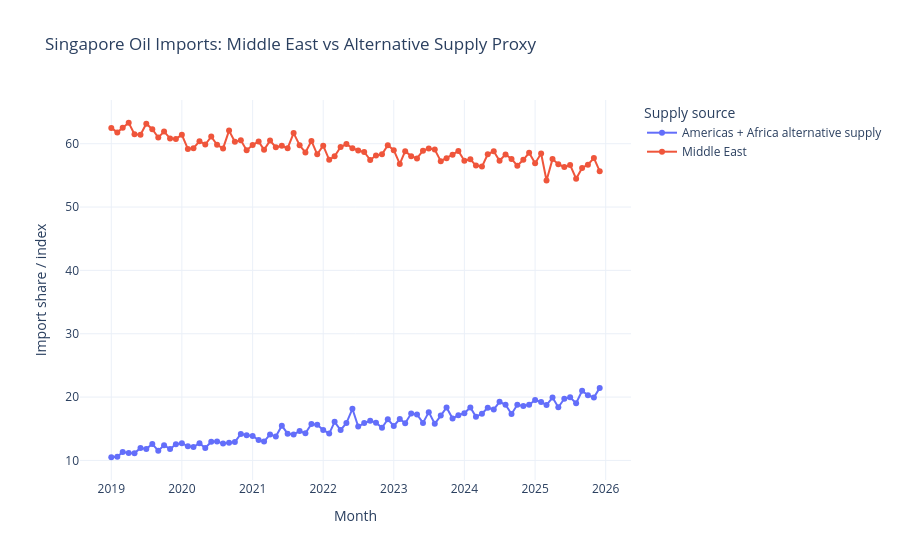

Source (notebook cell):
### Markdown cell above
## 4. Main Visualization: Middle East vs Alternative Supply

### Code cell
alt_imports = (
    imports
    .assign(
        group=lambda df: np.where(
            df["country"].isin(["Americas", "Africa"]),
            "Americas + Africa alternative supply",
            df["country"],
        )
    )
    .groupby(["date", "group"], as_index=False)["import_value"]
    .sum()
)

focus = alt_imports[
    alt_imports["group"].isin([
        "Middle East",
        "Americas + Africa alternative supply",
    ])
]

fig = px.line(
    focus,
    x="date",
    y="import_value",
    color="group",
    markers=True,
    title="Singapore Oil Imports: Middle East vs Alternative Supply Proxy",
    labels={
        "date": "Month",
        "import_value": "Import share / index",
        "group": "Supply source",
    },
)

fig.update_layout(template="plotly_white", hovermode="x unified")
fig.show()
